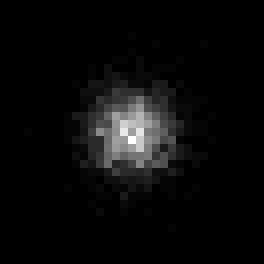
#> input picture part_300nm.tif, 33 x 33 px (shown 8 times larger)
$ python 'Calibración pixel size.py'
#> lines starting #> are read from the running program, lines starting #| are printed output that depends on the picture
#!/usr/bin/env python3
# -*- coding: utf-8 -*-
"""
Created on Mon Nov 20 00:06:10 2023

@author: ckettmayer
"""

### Pixel size calibration (known particle size) ###


from PIL import Image
import numpy as np
import matplotlib.pyplot as plt
# import cmasher as cmr
from scipy.optimize import curve_fit


im = Image.open('part_300nm.tif')
#> im is the input picture: PIL image 33x33 I;16B; min 0, max 12288, mean 517.4
plt.imshow(im)

known_size = 300 #(nm)


im_arr = np.asarray(im)
im_arr_nor = im_arr/np.max(im_arr)  #normalizo la intensidad

N = len(im_arr_nor[:,1])
#> N = 33
x = y = np.arange(0, N)
#> x = 33 values from 0 to 32; y = 33 values from 0 to 32
X, Y = np.meshgrid(x, y)
Z = im_arr_nor

xdata = np.vstack((X.ravel(), Y.ravel()))
ydata = Z.ravel()
#> ydata = 1089 values, max 1 at index 577, min 0 at index 0, mean 0.0421

def I_gauss(M,xs,ys,I0,w):
    x, y = M
    return ((2*I0) / (np.pi) * np.exp(- 2* ((x-xs)**2+(y-ys)**2)/(w**2)))

p0 = [0, 0, 1, 300]
popt, pcov = curve_fit(I_gauss, xdata, ydata, p0)
#> popt = [16.04, 16.11, 1.28, -5.98]; pcov = [[0.000834, -2.74e-13, 1.33e-11, 3.05e-11], [-2.74e-13, 0.000834, 1.38e-11, 3.2e-11], [1.33e-11, 1.38e-11, 0.000152, 0.000356], [3.05e-11, 3.2e-11, 0.000356, 0.00167]]

Z_fit = I_gauss(xdata, *popt).reshape(N, N)
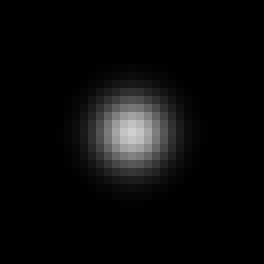
#> Z_fit: shape (33, 33) float64 (shown 8 times larger); min 2.2e-13, max 0.811, mean 0.0418

w = popt[3]
#> w = -5.98
w_err = np.sqrt(pcov[3, 3])
#> w_err = 0.0408

pixel_size = known_size / w
#> pixel_size = -50.19
pxs_err = w_err / (w**2)
#> pxs_err = 0.00114

fig = plt.figure(figsize=(10, 5))

ax1 = fig.add_subplot(121, projection="3d")
ax1.plot_surface(X, Y, Z, cmap='viridis')
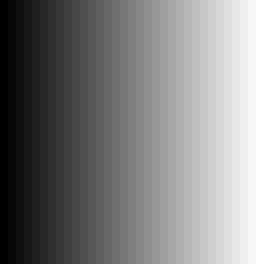
#> X: shape (33, 33) int64 (shown 8 times larger); min 0, max 32, mean 16; drawn with min black and max white
ax1.set_title('Original Image')
ax1.set_xlabel('x (nm)')
ax1.set_ylabel('y (nm)')
ax1.set_zlabel('I (a.u.)')
ax1.xaxis.pane.fill = False
ax1.yaxis.pane.fill = False
ax1.zaxis.pane.fill = False

ax2 = fig.add_subplot(122, projection="3d")
ax2.plot_surface(X, Y, Z_fit, cmap='viridis')
ax2.set_title(f'Fit: w = ({w:.2f} $\pm$ {w_err:.2f}) px \n pixel size = ({pixel_size:.2f} $\pm$ {pxs_err:.2f}) nm')
ax2.set_xlabel('x (nm)')
ax2.set_ylabel('y (nm)')
ax2.set_zlabel('I (a.u.)')
ax2.xaxis.pane.fill = False
ax2.yaxis.pane.fill = False
ax2.zaxis.pane.fill = False

fig.subplots_adjust(left=0.05, right=0.95, bottom=0.1, top=0.9, wspace=0.2)
plt.show()
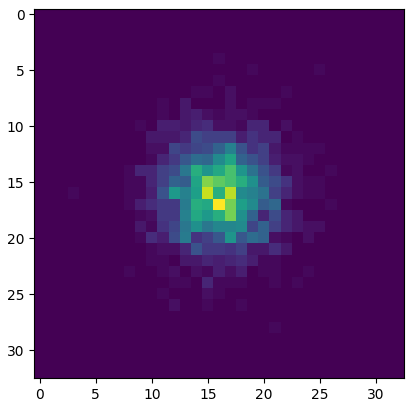
#> figure drawn by matplotlib, 1 panel
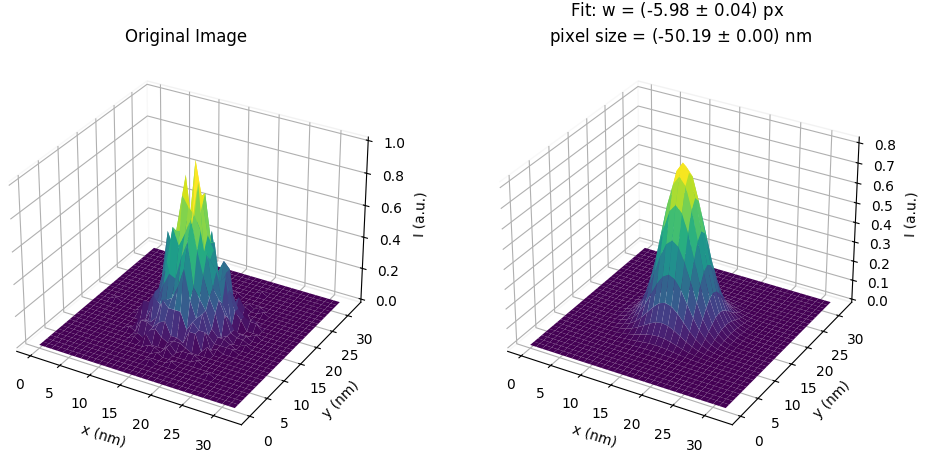
#> figure drawn by matplotlib, 2 panels

print(f'Pixel size is {pixel_size:.2f} nm')
#| Pixel size is -50.19 nm
